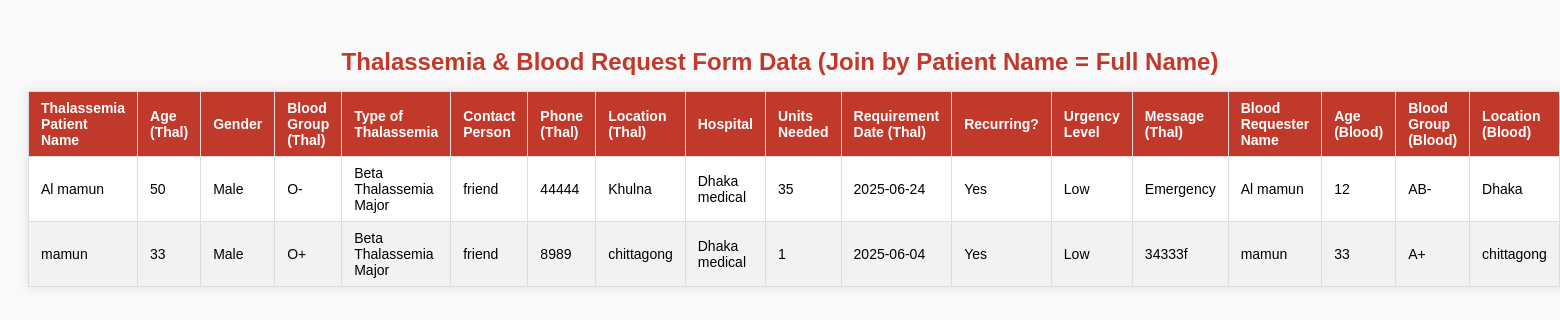
Screenshot of /join.php with the database file from the repository.
### tables this page shows
CREATE TABLE `thalassemia_blood_form` (
  `ID` int(11) NOT NULL,
  `patient_name` varchar(40) NOT NULL,
  `age` int(100) NOT NULL,
  `gender` varchar(40) NOT NULL,
  `blood_group` varchar(10) NOT NULL,
  `type_of_thalassemia` varchar(50) NOT NULL,
  `contact_person` varchar(15) NOT NULL,
  `phone_number` int(15) NOT NULL,
  `location` varchar(270) NOT NULL,
  `hospital_name` varchar(500) NOT NULL,
  `units` int(255) NOT NULL,
  `date` varchar(100) NOT NULL,
  `recurring` varchar(300) NOT NULL,
  `urgency_level` varchar(20) NOT NULL,
  `message` varchar(500) NOT NULL
);

CREATE TABLE `blood_request_form` (
  `ID` int(11) NOT NULL,
  `full_name` varchar(55) NOT NULL,
  `age` int(10) NOT NULL,
  `blood_group` varchar(10) NOT NULL,
  `location` varchar(255) NOT NULL,
  `phone_number` int(15) NOT NULL,
  `Date` varchar(20) NOT NULL,
  `message` varchar(255) NOT NULL
);

### join.php (the view, shortened to what this page needs)
<?php
include 'connection_database.php';
$sql = "
    SELECT
        t.patient_name, t.age AS t_age, t.gender, t.blood_group AS t_blood_group, t.type_of_thalassemia,
        t.contact_person, t.phone_number AS t_phone, t.location AS t_location, t.hospital_name, t.units, t.date AS t_date,
        t.recurring, t.urgency_level, t.message AS t_message,
        b.full_name, b.age AS b_age, b.blood_group AS b_blood_group, b.location AS b_location, b.phone_number AS b_phone,
        b.Date AS b_date, b.message AS b_message
    FROM thalassemia_blood_form t
    INNER JOIN blood_request_form b ON t.patient_name = b.full_name
    ORDER BY t.patient_name ASC
";
$result = $con->query($sql);
?>
<!DOCTYPE html>
<html lang="bn">
<head>
</head>
<body>
    <h2>Thalassemia & Blood Request Form Data (Join by Patient Name = Full Name)</h2>
    <table>
        <thead>
            <tr>
                <th>Thalassemia Patient Name</th>
                <th>Age (Thal)</th>
                <th>Gender</th>
                <th>Blood Group (Thal)</th>
                <th>Type of Thalassemia</th>
                <th>Contact Person</th>
                <th>Phone (Thal)</th>
                <th>Location (Thal)</th>
                <th>Hospital</th>
                <th>Units Needed</th>
                <th>Requirement Date (Thal)</th>
                <th>Recurring?</th>
                <th>Urgency Level</th>
                <th>Message (Thal)</th>
                <th>Blood Requester Name</th>
                <th>Age (Blood)</th>
                <th>Blood Group (Blood)</th>
                <th>Location (Blood)</th>
            </tr>
        </thead>
        <tbody>
            <?php while ($r = $result->fetch_assoc()): ?>
            <tr>
                <td><?= htmlspecialchars($r['patient_name']) ?></td>
                <td><?= htmlspecialchars($r['t_age']) ?></td>
                <td><?= htmlspecialchars($r['gender']) ?></td>
                <td><?= htmlspecialchars($r['t_blood_group']) ?></td>
                <td><?= htmlspecialchars($r['type_of_thalassemia']) ?></td>
                <td><?= htmlspecialchars($r['contact_person']) ?></td>
                <td><?= htmlspecialchars($r['t_phone']) ?></td>
                <td><?= htmlspecialchars($r['t_location']) ?></td>
                <td><?= htmlspecialchars($r['hospital_name']) ?></td>
                <td><?= htmlspecialchars($r['units']) ?></td>
                <td><?= htmlspecialchars($r['t_date']) ?></td>
                <td><?= htmlspecialchars($r['recurring']) ?></td>
                <td><?= htmlspecialchars($r['urgency_level']) ?></td>
                <td><?= htmlspecialchars($r['t_message']) ?></td>
                <td><?= htmlspecialchars($r['full_name']) ?></td>
                <td><?= htmlspecialchars($r['b_age']) ?></td>
                <td><?= htmlspecialchars($r['b_blood_group']) ?></td>
                <td><?= htmlspecialchars($r['b_location']) ?></td>
            </tr>
            <?php endwhile; ?>
        </tbody>
    </table>
</body>
</html>

### join.php (style rules this page uses)
body { font-family: Arial, sans-serif; background: #f9f9f9; padding: 20px; }
table { border-collapse: collapse; width: 100%; background: white; box-shadow: 0 0 10px rgba(0,0,0,0.1); }
th, td { border: 1px solid #ddd; padding: 8px 12px; text-align: left; font-size: 14px; }
th { background-color: #c0392b; color: white; }
tr:nth-child(even) { background-color: #f2f2f2; }
h2 { color: #c0392b; margin-bottom: 15px; text-align: center; }

### rows the page displays
thalassemia_blood_form: patient_name "Al mamun", age "50", gender "Male", blood_group "O-", type_of_thalassemia "Beta Thalassemia Major", contact_person "friend", phone_number "44444", location "Khulna", hospital_name "Dhaka medical", units "35", date "2025-06-24", recurring "Yes", urgency_level "Low", message "Emergency", blood_request_form.full_name "Al mamun", blood_request_form.age "12", blood_request_form.blood_group "AB-", blood_request_form.location "Dhaka"
thalassemia_blood_form: patient_name "mamun", age "33", gender "Male", blood_group "O+", type_of_thalassemia "Beta Thalassemia Major", contact_person "friend", phone_number "8989", location "chittagong", hospital_name "Dhaka medical", units "1", date "2025-06-04", recurring "Yes", urgency_level "Low", message "34333f", blood_request_form.full_name "mamun", blood_request_form.age "33", blood_request_form.blood_group "A+", blood_request_form.location "chittagong"
